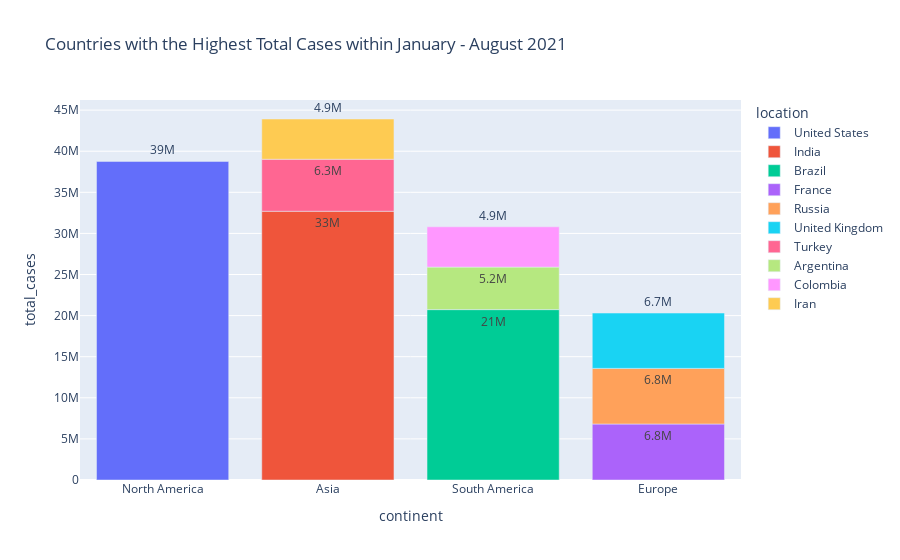

The notebook cell saved with this chart:
### Markdown cell above
United State house the highest number of covid victims

### Code cell
fig =px.bar(covid_highest, x= 'continent', y= 'total_cases',
            hover_data= ['location'], color='location',
            title= 'Countries with the Highest Total Cases within January - August 2021',text='total_cases')
fig.update_traces(texttemplate='%{text:.2s}', textposition='outside')
fig.update_layout(uniformtext_minsize=8, uniformtext_mode='hide')
fig.show()

### Figure 1 — Plotly figure (JSON) as saved in the notebook; plotly's stock layout.template omitted (floating-point values rounded to 4 significant figures)
{"data": [{"alignmentgroup": "True", "customdata": [["United States"]], "hovertemplate": "location=%{customdata[0]}<br>continent=%{x}<br>total_cases=%{text}<extra></extra>", "legendgroup": "United States", "marker": {"color": "#636efa", "pattern": {"shape": ""}}, "name": "United States", "offsetgroup": "United States", "orientation": "v", "showlegend": true, "text": [38760363], "textposition": "outside", "texttemplate": "%{text:.2s}", "type": "bar", "x": ["North America"], "xaxis": "x", "y": [38760363], "yaxis": "y"}, {"alignmentgroup": "True", "customdata": [["India"]], "hovertemplate": "location=%{customdata[0]}<br>continent=%{x}<br>total_cases=%{text}<extra></extra>", "legendgroup": "India", "marker": {"color": "#EF553B", "pattern": {"shape": ""}}, "name": "India", "offsetgroup": "India", "orientation": "v", "showlegend": true, "text": [32695030], "textposition": "outside", "texttemplate": "%{text:.2s}", "type": "bar", "x": ["Asia"], "xaxis": "x", "y": [32695030], "yaxis": "y"}, {"alignmentgroup": "True", "customdata": [["Brazil"]], "hovertemplate": "location=%{customdata[0]}<br>continent=%{x}<br>total_cases=%{text}<extra></extra>", "legendgroup": "Brazil", "marker": {"color": "#00cc96", "pattern": {"shape": ""}}, "name": "Brazil", "offsetgroup": "Brazil", "orientation": "v", "showlegend": true, "text": [20728605], "textposition": "outside", "texttemplate": "%{text:.2s}", "type": "bar", "x": ["South America"], "xaxis": "x", "y": [20728605], "yaxis": "y"}, {"alignmentgroup": "True", "customdata": [["France"]], "hovertemplate": "location=%{customdata[0]}<br>continent=%{x}<br>total_cases=%{text}<extra></extra>", "legendgroup": "France", "marker": {"color": "#ab63fa", "pattern": {"shape": ""}}, "name": "France", "offsetgroup": "France", "orientation": "v", "showlegend": true, "text": [6813516], "textposition": "outside", "texttemplate": "%{text:.2s}", "type": "bar", "x": ["Europe"], "xaxis": "x", "y": [6813516], "yaxis": "y"}, {"alignmentgroup": "True", "customdata": [["Russia"]], "hovertemplate": "location=%{customdata[0]}<br>continent=%{x}<br>total_cases=%{text}<extra></extra>", "legendgroup": "Russia", "marker": {"color": "#FFA15A", "pattern": {"shape": ""}}, "name": "Russia", "offsetgroup": "Russia", "orientation": "v", "showlegend": true, "text": [6766667], "textposition": "outside", "texttemplate": "%{text:.2s}", "type": "bar", "x": ["Europe"], "xaxis": "x", "y": [6766667], "yaxis": "y"}, {"alignmentgroup": "True", "customdata": [["United Kingdom"]], "hovertemplate": "location=%{customdata[0]}<br>continent=%{x}<br>total_cases=%{text}<extra></extra>", "legendgroup": "United Kingdom", "marker": {"color": "#19d3f3", "pattern": {"shape": ""}}, "name": "United Kingdom", "offsetgroup": "United Kingdom", "orientation": "v", "showlegend": true, "text": [6729912], "textposition": "outside", "texttemplate": "%{text:.2s}", "type": "bar", "x": ["Europe"], "xaxis": "x", "y": [6729912], "yaxis": "y"}, {"alignmentgroup": "True", "customdata": [["Turkey"]], "hovertemplate": "location=%{customdata[0]}<br>continent=%{x}<br>total_cases=%{text}<extra></extra>", "legendgroup": "Turkey", "marker": {"color": "#FF6692", "pattern": {"shape": ""}}, "name": "Turkey", "offsetgroup": "Turkey", "orientation": "v", "showlegend": true, "text": [6329519], "textposition": "outside", "texttemplate": "%{text:.2s}", "type": "bar", "x": ["Asia"], "xaxis": "x", "y": [6329519], "yaxis": "y"}, {"alignmentgroup": "True", "customdata": [["Argentina"]], "hovertemplate": "location=%{customdata[0]}<br>continent=%{x}<br>total_cases=%{text}<extra></extra>", "legendgroup": "Argentina", "marker": {"color": "#B6E880", "pattern": {"shape": ""}}, "name": "Argentina", "offsetgroup": "Argentina", "orientation": "v", "showlegend": true, "text": [5171458], "textposition": "outside", "texttemplate": "%{text:.2s}", "type": "bar", "x": ["South America"], "xaxis": "x", "y": [5171458], "yaxis": "y"}, {"alignmentgroup": "True", "customdata": [["Colombia"]], "hovertemplate": "location=%{customdata[0]}<br>continent=%{x}<br>total_cases=%{text}<extra></extra>", "legendgroup": "Colombia", "marker": {"color": "#FF97FF", "pattern": {"shape": ""}}, "name": "Colombia", "offsetgroup": "Colombia", "orientation": "v", "showlegend": true, "text": [4903304], "textposition": "outside", "texttemplate": "%{text:.2s}", "type": "bar", "x": ["South America"], "xaxis": "x", "y": [4903304], "yaxis": "y"}, {"alignmentgroup": "True", "customdata": [["Iran"]], "hovertemplate": "location=%{customdata[0]}<br>continent=%{x}<br>total_cases=%{text}<extra></extra>", "legendgroup": "Iran", "marker": {"color": "#FECB52", "pattern": {"shape": ""}}, "name": "Iran", "offsetgroup": "Iran", "orientation": "v", "showlegend": true, "text": [4895448], "textposition": "outside", "texttemplate": "%{text:.2s}", "type": "bar", "x": ["Asia"], "xaxis": "x", "y": [4895448], "yaxis": "y"}], "layout": {"barmode": "relative", "legend": {"title": {"text": "location"}, "tracegroupgap": 0}, "title": {"text": "Countries with the Highest Total Cases within January - August 2021"}, "uniformtext": {"minsize": 8, "mode": "hide"}, "xaxis": {"anchor": "y", "domain": [0, 1], "title": {"text": "continent"}}, "yaxis": {"anchor": "x", "domain": [0, 1], "title": {"text": "total_cases"}}}}
